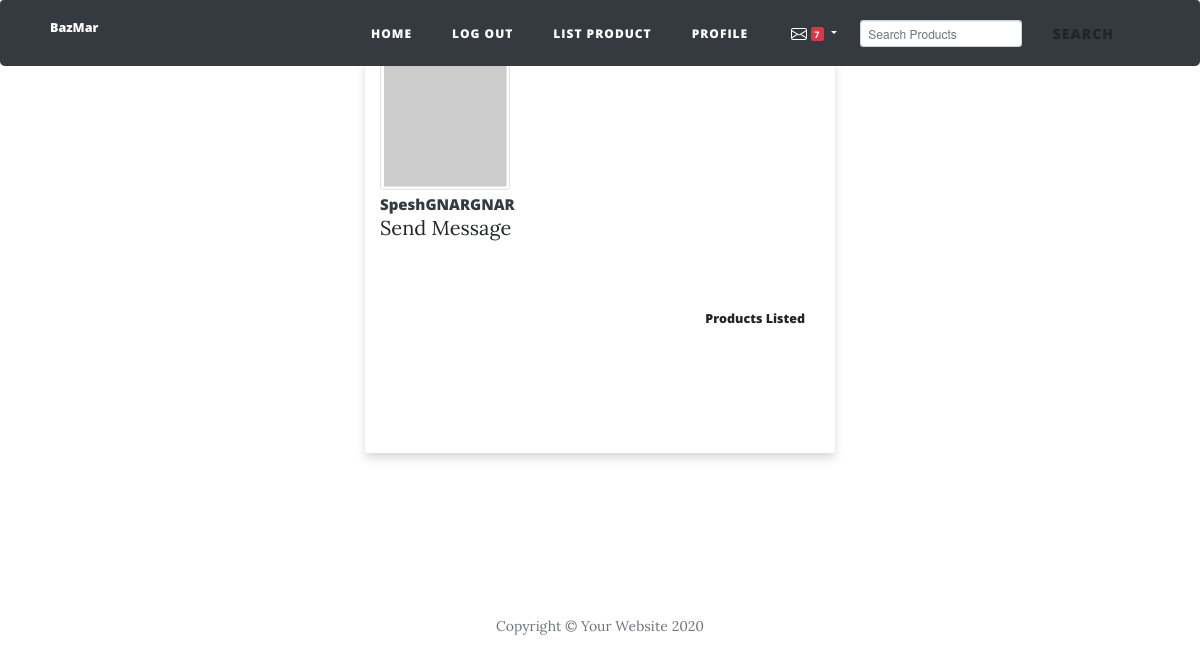
Page /profile/3/Paco (signed in) on the earlier database version.
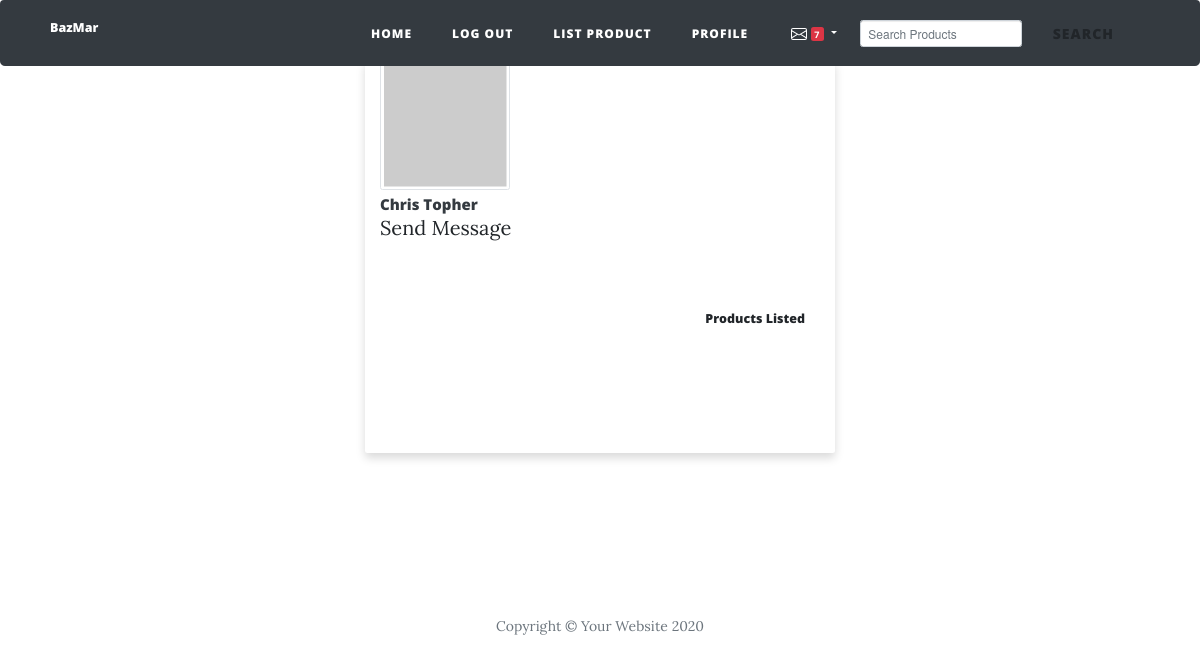
Same page on the later database version.
### main.py (models this page shows)
class User(UserMixin, db.Model):
    __tablename__ = "users"
    id = db.Column(db.Integer, primary_key=True)
    email = db.Column(db.String(100), unique=True)
    password = db.Column(db.String(100), nullable=False)
    name = db.Column(db.String(100), nullable=False)
    stripe_account_id = db.Column(db.String(100), nullable=False)
    reviews = relationship("Review", back_populates="review_author")
    products = relationship("Product", back_populates="product_owner")

### main.py (the view)
@app.route("/profile/<profile_id>/<username>")
@login_required
def user_profile(profile_id, username):
    all_chats = Chat.query.all()
    profile = User.query.filter_by(id=profile_id).first()
    return render_template("profile.html", current_user=current_user, profile=profile, chats=all_chats)

### main.py (called while the page is built)
@login_manager.user_loader
def load_user(user_id):
    return User.query.get(int(user_id))

### templates/profile.html (shortened to what this page needs)
{% extends 'bootstrap/base.html' %}
{% block content %}
{% include "header.html" %}
<div class="row py-5 px-4">
  <div class="col-md-5 mx-auto">
       <br>
    <div class="bg-white shadow rounded overflow-hidden">
      <div class="px-4 pt-0 pb-4 cover">
        <div class="media align-items-end profile-head">
          <div class="profile mr-3">
            <img src="{{ profile.email | gravatar }}" alt="..." width="130" class="rounded mb-2 img-thumbnail">
            <div class="media-body mb-5 text-dark">
              <h4 class="mt-0 mb-0">{{ profile.name }}</h4>
              <a href="{{ url_for('compose_message', receiver_id=profile.id) }}">Send Message</a>
            </div>
          </div>
        </div>
        <div class="py-4 px-4">
          <div class="d-flex align-items-center justify-content-between mb-3">
            <br>
            <br>
            <br>
            <br>
            <h5 class="mb-0">Products Listed</h5>
          </div>
          <div class="row">
            {% for product in profile.products %}
            <div class="col-lg-6 mb-2 pr-lg-1">
            </div>
            {% endfor %}
          </div>
        </div>
      </div>
    </div>
  </div>
</div>
{% include "footer.html" %}
{% endblock %}

### templates/header.html (shortened to what this page needs)
<!DOCTYPE html>
<html lang="en">
<head>
  <link href="{{ url_for('static', filename='vendor/bootstrap/css/bootstrap.min.css') }}" rel="stylesheet">
  <link href="{{ url_for('static', filename='vendor/fontawesome-free/css/all.min.css')}}" rel="stylesheet" type="text/css">
  <link href="{{ url_for('static', filename='css/clean-blog.min.css')}}" rel="stylesheet">
</head>
<body>
  <nav class="navbar navbar-expand-md navbar-light bg-dark fixed-top" id="mainNav">
    <div class="container">
      <a class="navbar-brand" href="{{url_for('get_all_products')}}">BazMar</a>
      <div class="collapse navbar-collapse" id="navbarResponsive">
        <ul class="navbar-nav ml-auto">
          <li class="nav-item"><!DOCTYPE html>
<html lang="en">
<head>
  <link href="{{ url_for('static', filename='vendor/bootstrap/css/bootstrap.min.css') }}" rel="stylesheet">
  <link href="{{ url_for('static', filename='vendor/fontawesome-free/css/all.min.css')}}" rel="stylesheet" type="text/css">
  <link href="{{ url_for('static', filename='css/clean-blog.min.css')}}" rel="stylesheet">
</head>
<body>
  <nav class="navbar navbar-expand-md navbar-light bg-dark fixed-top" id="mainNav">
    <div class="container">
      <a class="navbar-brand" href="{{url_for('get_all_products')}}">BazMar</a>
      <div class="collapse navbar-collapse" id="navbarResponsive">
        <ul class="navbar-nav ml-auto">
          <li class="nav-item">
            <a class="nav-link" href="{{ url_for('get_all_products') }}">Home</a>
          </li>
          {% if not current_user.is_authenticated: %}
          <li class="nav-item">
            <a class="nav-link" href="{{ url_for('login') }}">Login</a>
          </li>
          <li class="nav-item">
            <a class="nav-link" href="{{ url_for('register') }}">Register</a>
          </li>
          {% else: %}
          <li class="nav-item">
            <a class="nav-link" href="{{ url_for('logout') }}">Log Out</a>
          </li>
          {% endif %}
          {% if current_user.is_authenticated: %}
          <li class="nav-item">
            <a class="nav-link" href="{{ url_for('add_new_listing') }}">List Product</a>
          </li>
          <li class="nav-item">
            <a class="nav-link" href="{{ url_for('user_profile', profile_id=current_user.id, username=current_user.name) }}">Profile</a>
          </li>
          <li class="nav-item dropdown no-arrow mx-1">
            <a class="nav-link dropdown-toggle" href="#" role="button" data-toggle="dropdown" aria-haspopup="true" aria-expanded="false">
              <span class="badge badge-danger badge-counter">7</span>
            </a>
          </li>
          {% endif %}
        </ul>
        <form class="form-inline my-2 my-lg-0" action="{{ url_for('get_all_products') }}" method="post">
          <input class="form-control mr-sm-2" type="search" placeholder="Search Products" aria-label="Search" name="value">
          <button class="btn btn-outline-muted my-2 my-sm-0" type="submit">Search</button>
        </form>
      </div>
    </div>
  </nav>
            <a class="nav-link" href="{{ url_for('get_all_products') }}">Home</a>
          </li>
          {% if not current_user.is_authenticated: %}
          <li class="nav-item">
            <a class="nav-link" href="{{ url_for('login') }}">Login</a>
          </li>
          <li class="nav-item">
            <a class="nav-link" href="{{ url_for('register') }}">Register</a>
          </li>
          {% else: %}
          <li class="nav-item">
            <a class="nav-link" href="{{ url_for('logout') }}">Log Out</a>
          </li>
          {% endif %}
          {% if current_user.is_authenticated: %}
          <li class="nav-item">
            <a class="nav-link" href="{{ url_for('add_new_listing') }}">List Product</a>
          </li>
          <li class="nav-item">
            <a class="nav-link" href="{{ url_for('user_profile', profile_id=current_user.id, username=current_user.name) }}">Profile</a>
          </li>
                        <li class="nav-item dropdown no-arrow mx-1">
                            <a class="nav-link dropdown-toggle" href="#" id="messagesDropdown" role="button" data-toggle="dropdown" aria-haspopup="true" aria-expanded="false">
                                <span class="badge badge-danger badge-counter">7</span>
                            </a>
                        </li>
          {% endif %}
        </ul>
          <form class="form-inline my-2 my-lg-0" action="{{ url_for('get_all_products') }}" method="post">
            <button class="btn btn-outline-muted my-2 my-sm-0" type="submit">Search</button>
          </form>
      </div>
    </div>
  </nav>

### templates/footer.html (shortened to what this page needs)
  <footer>
    <div class="container">
      <div class="row">
        <div class="col-lg-8 col-md-10 mx-auto">
          <ul class="list-inline text-center">
            <li class="list-inline-item">
              <a href="#">
                <span class="fa-stack fa-lg">
                  <i class="fas fa-circle fa-stack-2x"></i>
                  <i class="fab fa-twitter fa-stack-1x fa-inverse"></i>
                </span>
              </a>
            </li>
            <li class="list-inline-item">
              <a href="#">
                <span class="fa-stack fa-lg">
                  <i class="fas fa-circle fa-stack-2x"></i>
                  <i class="fab fa-facebook-f fa-stack-1x fa-inverse"></i>
                </span>
              </a>
            </li>
            <li class="list-inline-item">
              <a href="#">
                <span class="fa-stack fa-lg">
                  <i class="fas fa-circle fa-stack-2x"></i>
                  <i class="fab fa-github fa-stack-1x fa-inverse"></i>
                </span>
              </a>
            </li>
          </ul>
          <p class="copyright text-muted">Copyright &copy; Your Website 2020</p>
        </div>
      </div>
    </div>
  </footer>
</body>
</html>

Differences in the rows shown:
changed User: name "SpeshGNARGNAR" → "Chris Topher"
